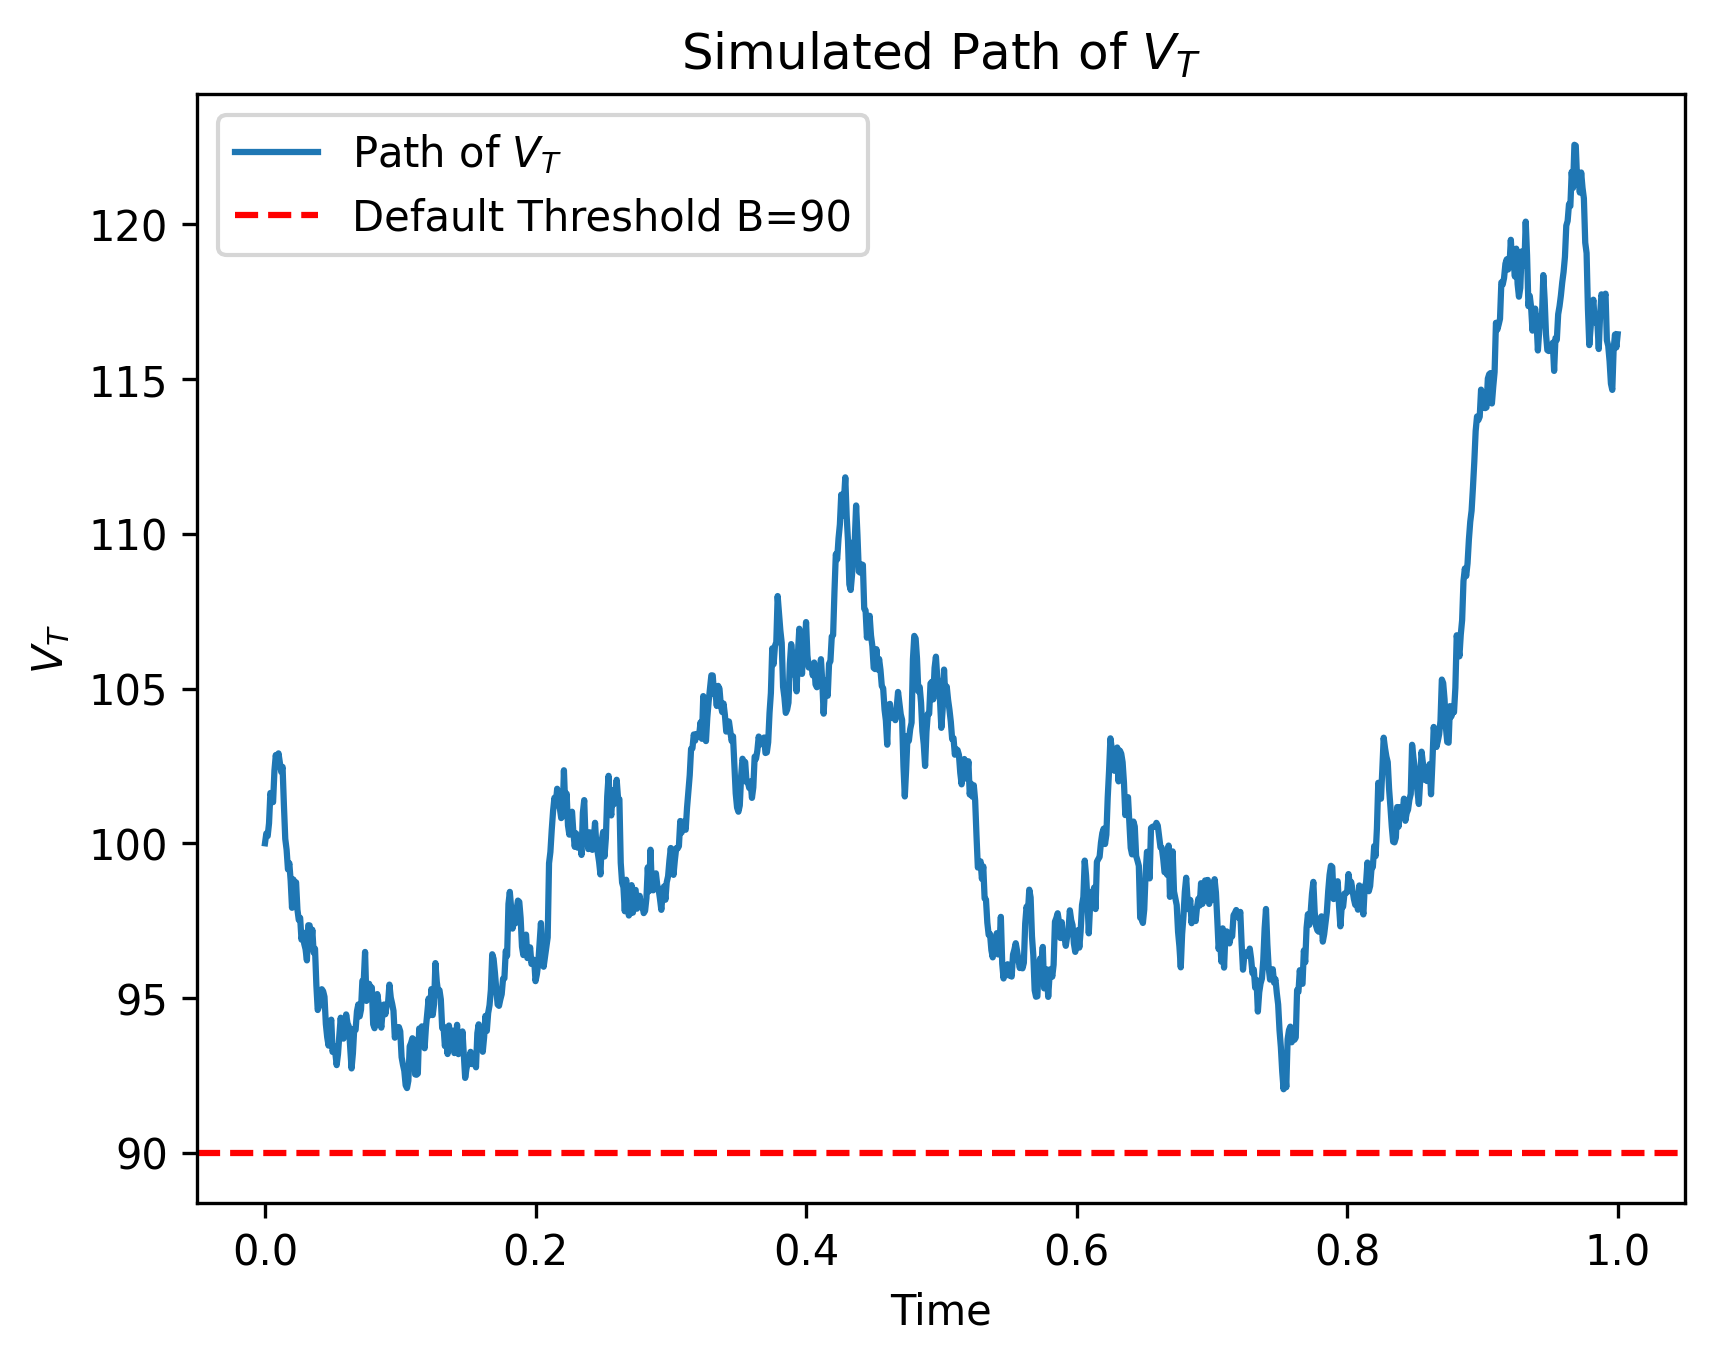

Write Python code to recreate this figure.
import numpy as np
import pandas as pd
import matplotlib.pyplot as plt

V0 = 100
mu_V = 0.05
sigma_V = 0.2
T = 1.0
B = 90
N = 1000
dt = T / N

np.random.seed(42)

W = np.random.normal(loc=0, scale=np.sqrt(dt), size= N).cumsum()
W = np.insert(W, 0, 0)

time_grid = np.linspace(0, T, N+1)
VT = V0 * np.exp((mu_V - 0.5 * sigma_V**2 ) * time_grid + sigma_V * W)

plt.xlabel("Time")
plt.ylabel("$V_T$")
plt.plot(time_grid,VT,label="Path of $V_T$")
plt.title("Simulated Path of $V_T$")
plt.axhline(y=90, color="Red", linestyle="--",label="Default Threshold B=90")
plt.legend()
plt.legend()
plt.legend()
plt.savefig("mertontask1.png", dpi=300, bbox_inches="tight")
plt.show()
